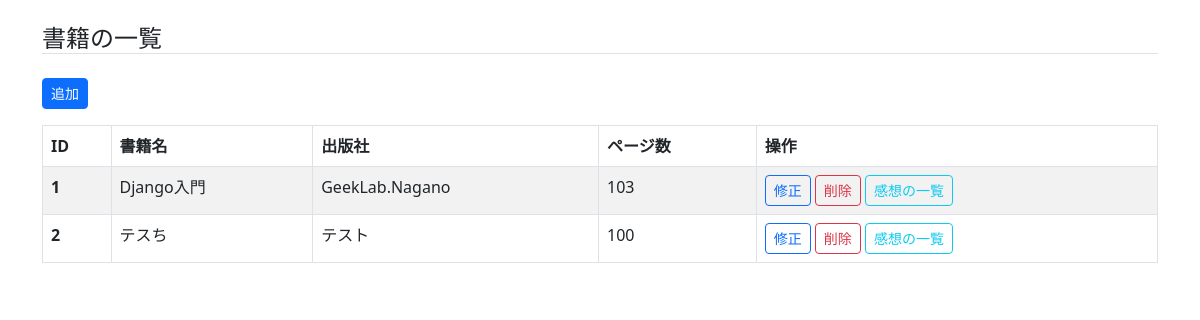
The page /cms/book/ on the database as committed earlier.
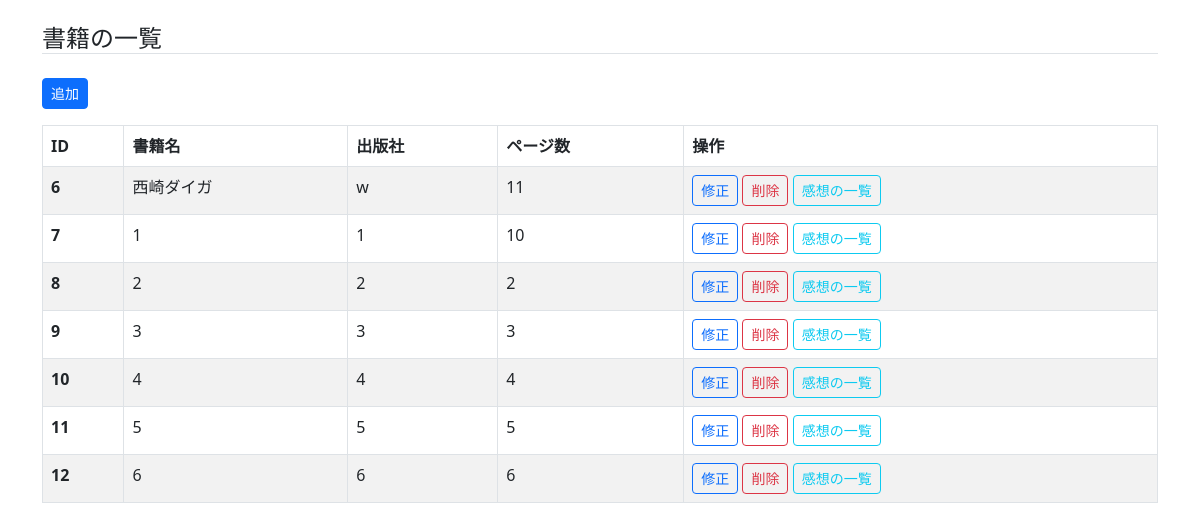
The same page on the database as committed later.
### cms/models.py (models this page shows, shortened)
class Book(models.Model):
    name = models.CharField('書籍名', max_length=255)
    publisher = models.CharField('出版社', max_length=255, blank=True)
    page = models.IntegerField('ページ数', blank=True, default=0)

### cms/views.py (the view)
# urls.py: path('book/', views.book_list, name='book_list'),   # 一覧
def book_list(request):
    books = Book.objects.all().order_by('id')
    return render(request,
                  'cms/book_list.html',
                  {'books': books})

### cms/templates/cms/book_list.html (shortened to what this page needs)
{% extends "cms/base.html" %}
{% block content %}
    <h4 class="mt-4 border-bottom">書籍の一覧</h4>
    <a href="{% url 'cms:book_add' %}" class="btn btn-primary btn-sm my-3">追加</a>
    <table class="table table-striped table-bordered">
      <thead>
        <tr>
          <th scope="col">ID</th>
          <th scope="col">書籍名</th>
          <th scope="col">出版社</th>
          <th scope="col">ページ数</th>
          <th scope="col">操作</th>
        </tr>
      </thead>
      <tbody>
        {% for book in books %}
        <tr>
          <th scope="row">{{ book.id }}</th>
          <td>{{ book.name }}</td>
          <td>{{ book.publisher }}</td>
          <td>{{ book.page }}</td>
          <td>
            <a href="{% url 'cms:book_mod' book_id=book.id %}" class="btn btn-outline-primary btn-sm">修正</a>
            <a href="{% url 'cms:book_del' book_id=book.id %}" class="btn btn-outline-danger btn-sm">削除</a>
            <a href="{% url 'cms:impression_list' book_id=book.id %}" class="btn btn-outline-info btn-sm">感想の一覧</a>
          </td>
        </tr>
        {% endfor %}
      </tbody>
    </table>
{% endblock content %}

### cms/templates/cms/base.html (shortened to what this page needs)
{% load i18n static %}
<!DOCTYPE html>{% get_current_language as LANGUAGE_CODE %}
<html lang="{{ LANGUAGE_CODE|default:"en-us" }}">
<head>
<link rel="stylesheet" href="{% static 'cms/css/bootstrap.min.css' %}">
</head>
<body>
  <div class="container">
    {% block content %}{% endblock %}
  </div>
</body>
</html>

Rows that differ between the two databases and show on the page:
removed Book: id "1", name "Django入門", publisher "GeekLab.Nagano", page "103"
removed Book: id "2", name "テスち", publisher "テスト", page "100"
added Book: id "6", name "西崎ダイガ", publisher "w", page "11"
added Book: id "7", name "1", publisher "1", page "10"
added Book: id "8", name "2", publisher "2", page "2"
added Book: id "9", name "3", publisher "3", page "3"
added Book: id "10", name "4", publisher "4", page "4"
added Book: id "11", name "5", publisher "5", page "5"
added Book: id "12", name "6", publisher "6", page "6"
